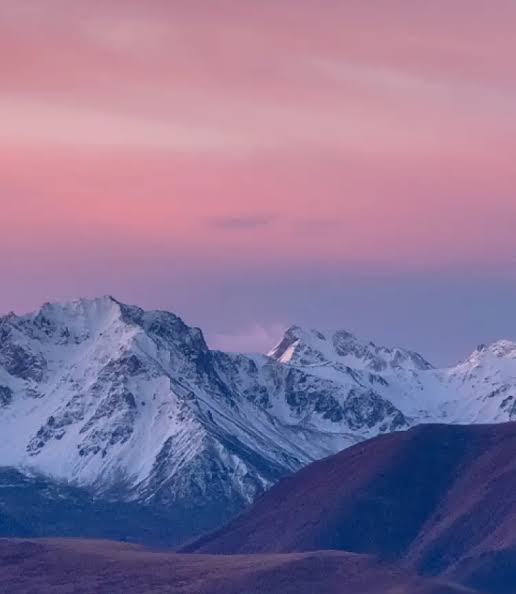
#> input picture images013.jpg, 516 x 594 px, found by its file name
$ jupyter execute CVLAB11.ipynb
#> lines starting #> are read from the running program, lines starting #| are printed output that depends on the picture; after the words box and inside, x2 and y2 are one past the last pixel; in counts of white or black regions, pixels touching at a corner belong together
[cell 1]
import cv2
import numpy as np
import matplotlib.pyplot as plt


# Function to Display Images
def show_image(title, img):
    plt.figure(figsize=(8, 6))
    plt.title(title)
    plt.imshow(cv2.cvtColor(img, cv2.COLOR_BGR2RGB))
    plt.axis('off')
    plt.show()
# 1. Load Image
img = cv2.imread('/content/drive/MyDrive/COMPUTER VISION/images013.jpg')
#> img is the input picture: shape (594, 516, 3); mean B, G, R 151.1, 116.2, 135.8

# Check whether image is loaded
if img is None:
    raise FileNotFoundError("Image not found. Check the image filename and path.")

output = img.copy()

# 2. Convert Image to Grayscale
gray = cv2.cvtColor(img, cv2.COLOR_BGR2GRAY)
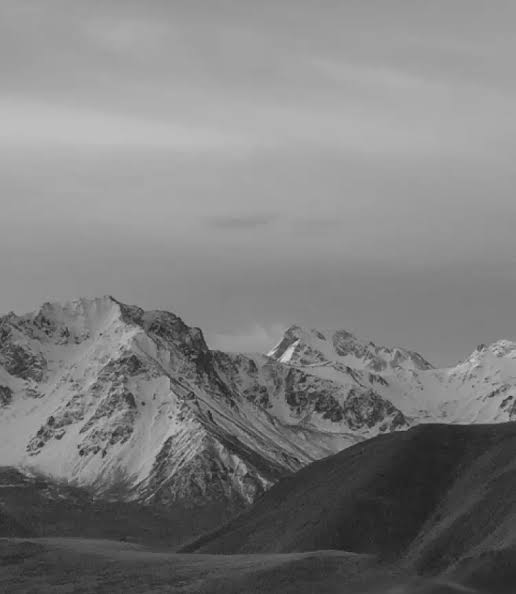
#> gray: shape (594, 516); min 31, max 217, mean 126


# --------------------------------------------------
# PART A: LINE DETECTION USING HOUGH TRANSFORM
# --------------------------------------------------

# 3. Edge Detection using Canny
edges = cv2.Canny(
    gray,
    50,
    150,
    apertureSize=3
)
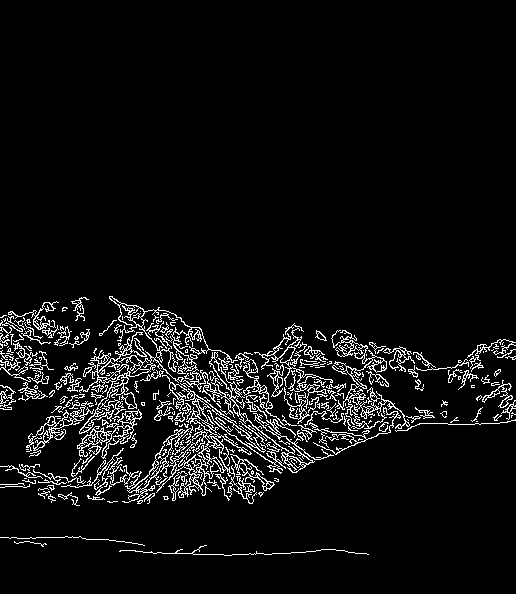
#> edges: shape (594, 516); 6% white in thin lines or dots, all inside (x1, y1, x2, y2) = (0, 296, 516, 556)

# 4. Detect Lines using Probabilistic Hough Transform
lines = cv2.HoughLinesP(
    edges,
    1,
    np.pi / 180,
    100,
    minLineLength=100,
    maxLineGap=10
)
#> lines = 46 rows, first 6: [125, 474, 230, 454], [169, 380, 397, 408], [161, 403, 272, 407], [289, 414, 457, 417], [153, 463, 328, 402], [319, 439, 422, 423]

# 5. Draw Detected Lines
if lines is not None:
    for line in lines:
        x1, y1, x2, y2 = line[0]

        # Draw green lines
        cv2.line(
            output,
            (x1, y1),
            (x2, y2),
            (0, 255, 0),
            2
        )
#> this loop made 46 passes
#> (x1, y1, x2, y2) on passes 1 to 12: (125, 474, 230, 454), (169, 380, 397, 408), (161, 403, 272, 407), (289, 414, 457, 417), (153, 463, 328, 402), (319, 439, 422, 423), (213, 366, 340, 362), (91, 362, 192, 359), (174, 434, 278, 431), (65, 367, 240, 382), (90, 364, 195, 368), (267, 375, 393, 404)
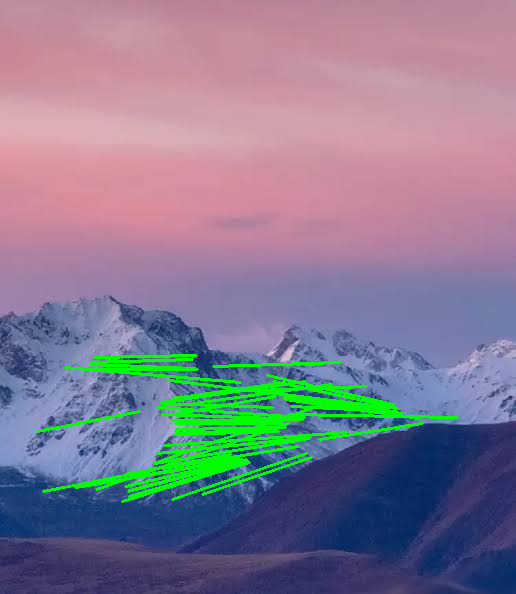
#> output: shape (594, 516, 3); 4.79% of pixels changed, all inside (x1, y1, x2, y2) = (36, 354, 459, 503)


# --------------------------------------------------
# PART B: CIRCLE DETECTION USING HOUGH TRANSFORM
# --------------------------------------------------

# 6. Apply Median Blur to Reduce Noise
gray_blurred = cv2.medianBlur(gray, 5)

# 7. Detect Circles using Hough Circle Transform
circles = cv2.HoughCircles(
    gray_blurred,
    cv2.HOUGH_GRADIENT,
    1,
    20,
    param1=50,
    param2=30,
    minRadius=0,
    maxRadius=0
)
#> circles = 344 rows, first 8: [236.5, 588.5, 240.9], [243.5, 194.5, 274.8], [216.5, 590.5, 240.3], [243.5, 240.5, 231.1], [286.5, 203.5, 237.3], [262.5, 164.5, 293.9], [365.5, 583.5, 226.5], [199.5, 262.5, 196.3]

# 8. Draw Detected Circles
if circles is not None:

    circles = np.uint16(np.around(circles))
#> circles = 344 rows, first 8: [236, 588, 241], [244, 194, 275], [216, 590, 240], [244, 240, 231], [286, 204, 237], [262, 164, 294], [366, 584, 226], [200, 262, 196]

    for circle in circles[0, :]:

        # Extract circle coordinates and radius
        x, y, r = circle

        # Draw outer circle in red
        cv2.circle(
            output,
            (x, y),
            r,
            (0, 0, 255),
            2
        )

        # Draw circle center in blue
        cv2.circle(
            output,
            (x, y),
            2,
            (255, 0, 0),
            3
        )
#> this loop made 344 passes
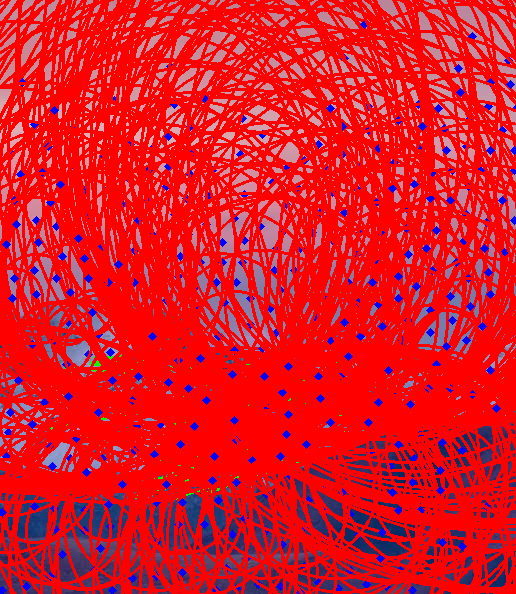
#> output: shape (594, 516, 3); mean B, G, R 38.8, 24.6, 222.2


# --------------------------------------------------
#  PART C: DISPLAY FINAL RESULT
# --------------------------------------------------

show_image(
    "Detected Lines (Green) and Circles (Red)",
    output
)
